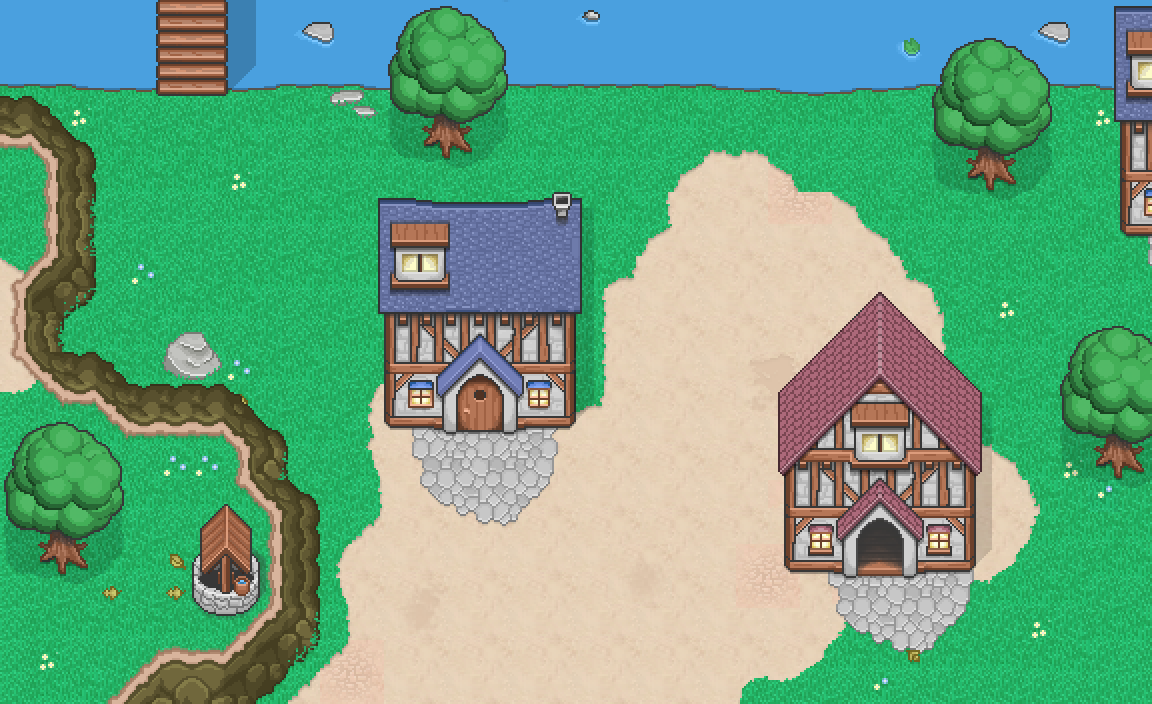

The image is a tile-based game level rendered from a .tmx file. Its description and source (layers, tilesets, objects; grid data summarised) follow:
An orthogonal 36x22 tile map with 32x32 px tiles, 14 tile layers (ground, groundvariations, mud, grass, ...) and 1 object (MobSpawn).

<map version="1.0" orientation="orthogonal" width="36" height="22" tilewidth="32" tileheight="32">
 <properties>
  <property name="LeftExitPoint" value="2" />
  <property name="RightExitPoint" value="1" />
 </properties>
 <tileset firstgid="1" source="tilesheet.tsx" />
 <layer name="ground" width="36" height="22">
  <data>[792 cells, 283 non-empty, 4 distinct tile ids]</data>
 </layer>
 <layer name="groundvariations" width="36" height="22">
  <data>[792 cells, 32 non-empty, 20 distinct tile ids]</data>
 </layer>
 <layer name="mud" width="36" height="22">
  <data>[792 cells, 4 non-empty, 1 distinct tile ids]</data>
 </layer>
 <layer name="grass" width="36" height="22">
  <data>[792 cells, 526 non-empty, 44 distinct tile ids]</data>
 </layer>
 <layer name="stone" width="36" height="22">
  <data>[792 cells, 79 non-empty, 24 distinct tile ids]</data>
 </layer>
 <layer name="grassvariations" width="36" height="22">
  <data>[792 cells, 16 non-empty, 10 distinct tile ids]</data>
 </layer>
 <layer name="village boundaries" width="36" height="22">
  <data>[792 cells, 71 non-empty, 36 distinct tile ids]</data>
 </layer>
 <layer name="river" width="36" height="22">
  <data>[792 cells, 101 non-empty, 16 distinct tile ids]</data>
 </layer>
 <layer name="Houses layer 2" width="36" height="22">
  <data>[792 cells, 0 non-empty, 0 distinct tile ids]</data>
 </layer>
 <layer name="Houses" width="36" height="22">
  <data>[792 cells, 177 non-empty, 160 distinct tile ids]</data>
 </layer>
 <layer name="dead trees" width="36" height="22">
  <data>[792 cells, 0 non-empty, 0 distinct tile ids]</data>
 </layer>
 <layer name="Trees2" width="36" height="22">
  <data>[792 cells, 86 non-empty, 23 distinct tile ids]</data>
 </layer>
 <layer name="bridges shadows" width="36" height="22">
  <data>[792 cells, 3 non-empty, 2 distinct tile ids]</data>
 </layer>
 <layer name="Bridge" width="36" height="22">
  <data>[792 cells, 12 non-empty, 4 distinct tile ids]</data>
 </layer>
 <objectgroup name="MobSpawns">
  <object name="Mob Spawn" type="MobSpawn" x="431" y="499" width="240" height="154">
   <properties>
    <property name="MobId" value="1" />
    <property name="MobMax" value="3" />
    <property name="MobRepeats" value="True" />
    <property name="MobSpawnTime" value="500" />
    <property name="MobStrays" value="True" />
   </properties>
  </object>
 </objectgroup>
</map>